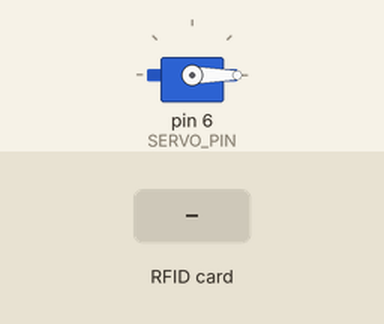
A sketch run on a simulated Arduino Uno, built with avr-gcc and run on an emulated ATmega328P. Shown: servo. Inputs (shaded band) come from the test bench. What the sketch prints to the serial monitor is not drawn.

Above: at 1.2 s.
1.3 s: RFID card 42 1A AB 04 held to the reader
At 1.8 s:
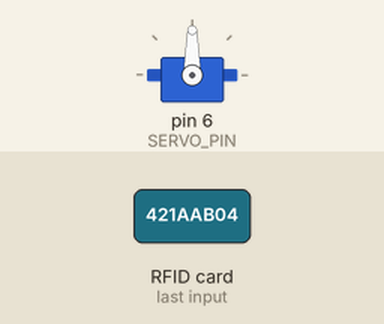
Timing chart, 0 to 7.8 s (numbered marks = the images above; inputs shaded):
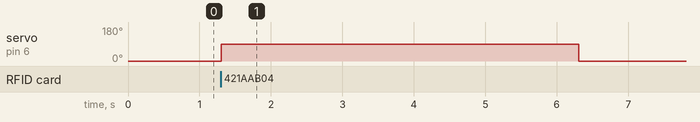

The sketch:

rfidServoSmartGateOpeningAndClose.ino
```cpp
#include <SPI.h>
#include <MFRC522.h>
#include <Servo.h>

#define SS_PIN 10
#define RST_PIN 9
#define SERVO_PIN 6

MFRC522 mfrc522(SS_PIN, RST_PIN);
Servo myServo;

// Allowed UID
byte allowedUID[4] = {0x42, 0x1A, 0xAB, 0x04};

void setup() {
  Serial.begin(9600);
  SPI.begin();
  mfrc522.PCD_Init();

  myServo.attach(SERVO_PIN);
  myServo.write(0);  // Initial position

  Serial.println("Scan your RFID card...");
}

void loop() {

  if (!mfrc522.PICC_IsNewCardPresent()) {
    return;
  }

  if (!mfrc522.PICC_ReadCardSerial()) {
    return;
  }

  Serial.print("UID tag : ");

  bool access = true;

  for (byte i = 0; i < mfrc522.uid.size; i++) {
    Serial.print(mfrc522.uid.uidByte[i], HEX);
    Serial.print(" ");

    if (mfrc522.uid.uidByte[i] != allowedUID[i]) {
      access = false;
    }
  }

  Serial.println();

  if (access) {
    Serial.println("Access Granted ✅");

    myServo.write(90);      // Rotate 90 degree
    delay(5000);            // Wait 5 seconds
    myServo.write(0);       // Back to initial position
  }
  else {
    Serial.println("Access Denied ❌");
  }

  delay(2000);
}
```

Measured:
- after the input at 1.3 s, servo on pin 6 (SERVO_PIN): 0° → 90° at once, → 0° 5.0 s later
